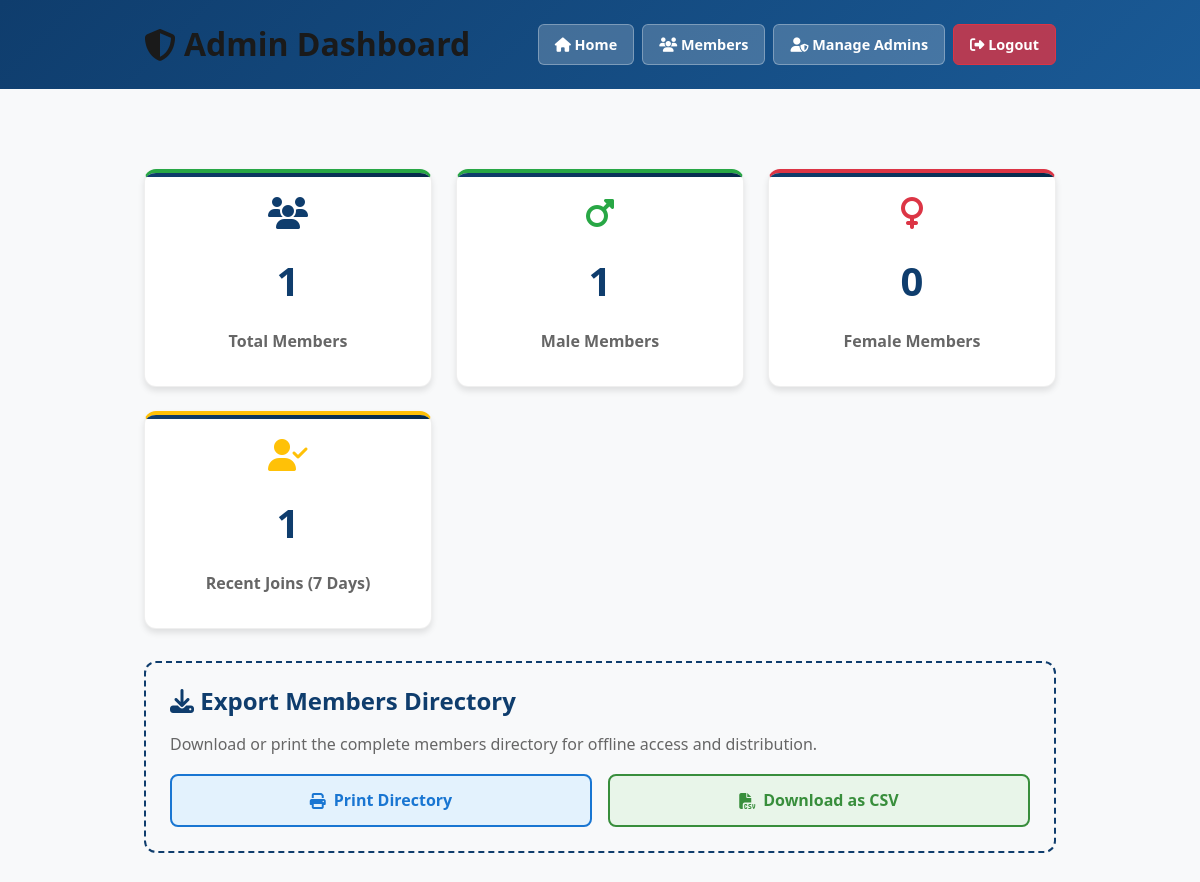
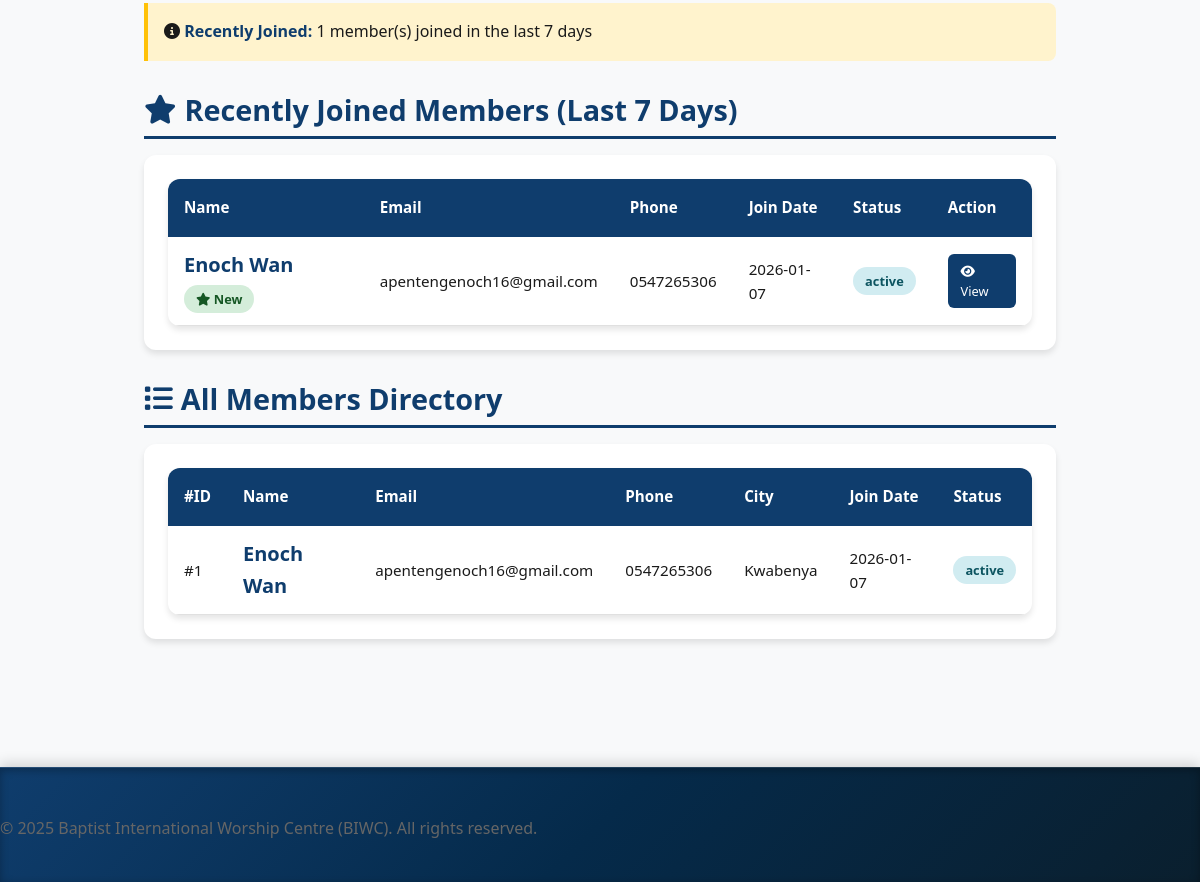
Screenshot of /admin/dashboard (signed in) with the database file from the repository (2 pictures, top to bottom).
### tables this page shows
CREATE TABLE members (
                id INTEGER PRIMARY KEY AUTOINCREMENT,
                first_name TEXT NOT NULL,
                last_name TEXT NOT NULL,
                email TEXT UNIQUE,
                phone TEXT,
                date_of_birth TEXT,
                gender TEXT,
                address TEXT,
                city TEXT,
                state TEXT,
                postal_code TEXT,
                marital_status TEXT,
                occupation TEXT,
                auxiliary_group TEXT,
                emergency_contact_name TEXT,
                emergency_contact_phone TEXT,
                spiritual_status TEXT,
                baptism_date TEXT,
                previous_church TEXT,
                skills_interests TEXT,
                membership_status TEXT DEFAULT 'active',
                join_date TIMESTAMP DEFAULT CURRENT_TIMESTAMP,
                last_updated TIMESTAMP DEFAULT CURRENT_TIMESTAMP
            );

### app.py (the view)
@app.route('/admin/dashboard')
@admin_login_required
def admin_dashboard():
    conn = get_db_connection()
    cursor = conn.cursor()
    cursor.execute('SELECT * FROM members ORDER BY join_date DESC')
    all_members = cursor.fetchall()
    seven_days_ago = (datetime.now() - timedelta(days=7)).strftime('%Y-%m-%d %H:%M:%S')
    cursor.execute('SELECT * FROM members WHERE join_date > ? ORDER BY join_date DESC', (seven_days_ago,))
    recent_members = cursor.fetchall()
    stats = get_member_stats()
    cursor.execute('SELECT COUNT(*) FROM members')
    total_all = cursor.fetchone()[0]
    conn.close()
    return render_template('admin_dashboard.html',
                         all_members=all_members,
                         recent_members=recent_members,
                         stats=stats,
                         total_all=total_all)

### app.py (called while the page is built)
def get_db_connection():
    conn = sqlite3.connect(DATABASE)
    conn.row_factory = sqlite3.Row
    return conn

def get_member_stats():
    conn = get_db_connection()
    cursor = conn.cursor()
    cursor.execute('SELECT COUNT(*) FROM members WHERE membership_status = ?', ('active',))
    total_members = cursor.fetchone()[0]
    cursor.execute('SELECT COUNT(*) FROM members WHERE gender = ? AND membership_status = ?', ('Male', 'active'))
    male_count = cursor.fetchone()[0]
    cursor.execute('SELECT COUNT(*) FROM members WHERE gender = ? AND membership_status = ?', ('Female', 'active'))
    female_count = cursor.fetchone()[0]
    conn.close()
    return {
        'total': total_members,
        'male': male_count,
        'female': female_count
    }

def admin_login_required(f):
    @wraps(f)
    def decorated_function(*args, **kwargs):
        if 'admin_logged_in' not in session or 'admin_member_id' not in session:
            flash('❌ Please log in as admin to access this page', 'error')
            return redirect(url_for('admin_login'))
        return f(*args, **kwargs)
    return decorated_function

### templates/admin_dashboard.html (shortened to what this page needs)
<!DOCTYPE html>
<html lang="en">
<head>
    <link rel="stylesheet" href="{{ url_for('static', filename='style.css') }}">
    <link rel="stylesheet" href="https://cdnjs.cloudflare.com/ajax/libs/font-awesome/6.4.0/css/all.min.css">
</head>
<body>
    <div class="admin-header">
        <div class="container">
            <h1>
                <i class="fas fa-shield-alt"></i> Admin Dashboard
            </h1>
            <div class="admin-controls">
                <a href="/">
                    <i class="fas fa-home"></i> Home
                </a>
                <a href="/members">
                    <i class="fas fa-users"></i> Members
                </a>
                <a href="/admin/manage-admins">
                    <i class="fas fa-user-shield"></i> Manage Admins
                </a>
                <a href="/admin/logout" class="btn-logout">
                    <i class="fas fa-sign-out-alt"></i> Logout
                </a>
            </div>
        </div>
    </div>
    <main class="main-content">
        <div class="container">
            <div class="dashboard-grid">
                <div class="admin-card stat-card">
                    <i class="fas fa-users" style="font-size: 2rem; color: var(--primary-color);"></i>
                    <div class="stat-number">{{ total_all }}</div>
                    <div class="stat-label">Total Members</div>
                </div>
                <div class="admin-card stat-card" style="border-top-color: #28a745;">
                    <i class="fas fa-mars" style="font-size: 2rem; color: #28a745;"></i>
                    <div class="stat-number">{{ stats.male }}</div>
                    <div class="stat-label">Male Members</div>
                </div>
                <div class="admin-card stat-card" style="border-top-color: #dc3545;">
                    <i class="fas fa-venus" style="font-size: 2rem; color: #dc3545;"></i>
                    <div class="stat-number">{{ stats.female }}</div>
                    <div class="stat-label">Female Members</div>
                </div>
                <div class="admin-card stat-card" style="border-top-color: #ffc107;">
                    <i class="fas fa-user-check" style="font-size: 2rem; color: #ffc107;"></i>
                    <div class="stat-number">{{ recent_members|length }}</div>
                    <div class="stat-label">Recent Joins (7 days)</div>
                </div>
            </div>
            <div class="export-section">
                <h3>
                    <i class="fas fa-download"></i> Export Members Directory
                </h3>
                <p style="color: #666; margin-bottom: 1rem;">
                    Download or print the complete members directory for offline access and distribution.
                </p>
                <div class="export-buttons">
                    <a href="/admin/print-directory" class="btn-export btn-print" target="_blank">
                        <i class="fas fa-print"></i> Print Directory
                    </a>
                    <a href="/admin/export-csv" class="btn-export btn-csv">
                        <i class="fas fa-file-csv"></i> Download as CSV
                    </a>
                </div>
            </div>
            {% if recent_members %}
            <div class="recent-badge">
                <i class="fas fa-info-circle"></i> <strong>Recently Joined:</strong> {{ recent_members|length }} member(s) joined in the last 7 days
            </div>
            {% endif %}
            <h2 class="section-title">
                <i class="fas fa-star"></i> Recently Joined Members (Last 7 Days)
            </h2>
            {% if recent_members %}
            <div class="members-table-container">
                <table class="members-table">
                    <thead>
                        <tr>
                            <th>Name</th>
                            <th>Email</th>
                            <th>Phone</th>
                            <th>Join Date</th>
                            <th>Status</th>
                            <th>Action</th>
                        </tr>
                    </thead>
                    <tbody>
                        {% for member in recent_members %}
                        <tr>
                            <td class="member-name">
                                {{ member.first_name }} {{ member.last_name }}
                                <span class="badge new"><i class="fas fa-star"></i> New</span>
                            </td>
                            <td>{{ member.email or 'N/A' }}</td>
                            <td>{{ member.phone or 'N/A' }}</td>
                            <td>{{ member.join_date[:10] }}</td>
                            <td>
                                <span class="badge member">{{ member.membership_status }}</span>
                            </td>
                            <td>
                                <div class="action-buttons">
                                    <a href="/member/{{ member.id }}">
                                        <i class="fas fa-eye"></i> View
                                    </a>
                                </div>
                            </td>
                        </tr>
                        {% endfor %}
                    </tbody>
                </table>
            </div>
            {% else %}
            <div class="no-data">
                <i class="fas fa-inbox"></i> No members joined in the last 7 days
            </div>
            {% endif %}
            <h2 class="section-title">
                <i class="fas fa-list"></i> All Members Directory
            </h2>
            {% if all_members %}
            <div class="members-table-container">
                <table class="members-table">
                    <thead>
                        <tr>
                            <th>#ID</th>
                            <th>Name</th>
                            <th>Email</th>
                            <th>Phone</th>
                            <th>City</th>
                            <th>Join Date</th>
                            <th>Status</th>
                        </tr>
                    </thead>
                    <tbody>
                        {% for member in all_members %}
                        <tr>
                            <td>#{{ member.id }}</td>
                            <td class="member-name">
                                <a href="/member/{{ member.id }}" style="color: var(--primary-color); text-decoration: none;">
                                    {{ member.first_name }} {{ member.last_name }}
                                </a>
                            </td>
                            <td>{{ member.email or 'N/A' }}</td>
                            <td>{{ member.phone or 'N/A' }}</td>
                            <td>{{ member.city or 'N/A' }}</td>
                            <td>{{ member.join_date[:10] }}</td>
                            <td>
                                <span class="badge member">{{ member.membership_status }}</span>
                            </td>
                        </tr>
                        {% endfor %}
                    </tbody>
                </table>
            </div>
            {% else %}
            <div class="no-data">
                <i class="fas fa-inbox"></i> No members found
            </div>
            {% endif %}
        </div>
    </main>
    <footer class="footer">
        <p>&copy; 2025 Baptist International Worship Centre (BIWC). All rights reserved.</p>
    </footer>
</body>
</html>

### static/style.css (style rules this page uses)
:root { --primary-color: #0f3d6d; --primary-light: #1a4d7a; --primary-dark: #052a4a; --secondary-color: #e74c3c; --secondary-light: #ff6b6b; --accent-color: #27ae60; --accent-light: #2ecc71; --light-color: #ecf0f1; --dark-color: #1a1a1a; --text-dark: #1a1a1a; --text-light: #666666; --border-color: #e0e0e0; --success-color: #27ae60; --error-color: #e74c3c; --warning-color: #f39c12; --info-color: #3498db; --gold-color: #f1c40f; --purple-color: #9b59b6; --spacing-xs: 0.25rem; --spacing-sm: 0.5rem; --spacing-md: 1rem; --spacing-lg: 1.5rem; --spacing-xl: 2rem; --spacing-2xl: 3rem; --radius-sm: 4px; --radius-md: 8px; --radius-lg: 12px; --shadow-sm: 0 1px 2px rgba(0, 0, 0, 0.05); --shadow-md: 0 4px 6px rgba(0, 0, 0, 0.1); --shadow-lg: 0 10px 15px rgba(0, 0, 0, 0.1); --shadow-xl: 0 20px 25px rgba(0, 0, 0, 0.15); --transition: all 0.3s ease; --gradient-primary: linear-gradient(135deg, #0f3d6d 0%, #052a4a 100%); --gradient-secondary: linear-gradient(135deg, #e74c3c 0%, #ff6b6b 100%); --gradient-accent: linear-gradient(135deg, #27ae60 0%, #2ecc71 100%); --gradient-gold: linear-gradient(135deg, #f1c40f 0%, #f39c12 100%); --gradient-purple: linear-gradient(135deg, #9b59b6 0%, #8e44ad 100%); }
* { margin: 0; padding: 0; box-sizing: border-box; }
html { scroll-behavior: smooth; font-size: 16px; }
body { font-family: 'Segoe UI', Tahoma, Geneva, Verdana, sans-serif; line-height: 1.6; color: var(--text-dark); background-color: #f8f9fa; }
h1, h2, h3, h4, h5, h6 { line-height: 1.2; margin-bottom: var(--spacing-md); color: var(--text-dark); }
h1 { font-size: 2rem; font-weight: 700; }
h2 { font-size: 1.75rem; font-weight: 700; }
h3 { font-size: 1.5rem; font-weight: 600; }
p { margin-bottom: var(--spacing-md); color: var(--text-light); }
a { color: var(--primary-color); text-decoration: none; transition: var(--transition); }
.container { width: 100%; padding: 0 var(--spacing-md); margin: 0 auto; }
@media (min-width: 768px) { .container { max-width: 750px; padding: 0 var(--spacing-lg); } }
@media (min-width: 1024px) { .container { max-width: 960px; } }
.main-content { padding: var(--spacing-2xl) 0; min-height: 60vh; }
.section-title { text-align: center; margin-bottom: var(--spacing-2xl); }
.stat-card { background: white; padding: var(--spacing-xl); border-radius: var(--radius-lg); box-shadow: 0 10px 30px rgba(0, 0, 0, 0.08), 0 2px 8px rgba(0, 0, 0, 0.04); text-align: center; transition: var(--transition); border: 1px solid rgba(224, 224, 224, 0.5); position: relative; overflow: hidden; }
.stat-card::before { content: ''; position: absolute; top: 0; left: 0; right: 0; height: 4px; background: var(--gradient-primary); }
.stat-number { font-size: 3rem; font-weight: 800; color: var(--primary-color); margin: var(--spacing-md) 0; }
.stat-label { font-size: 1rem; color: var(--text-light); font-weight: 600; text-transform: capitalize; margin-bottom: var(--spacing-sm); }
.member-name { font-size: 1.25rem; font-weight: 700; color: var(--text-dark); margin-bottom: var(--spacing-sm); }
table { width: 100%; border-collapse: collapse; background: white; border-radius: var(--radius-lg); overflow: hidden; box-shadow: var(--shadow-md); }
thead { background-color: var(--primary-color); color: white; }
th { padding: var(--spacing-md); text-align: left; font-weight: 600; }
td { padding: var(--spacing-md); border-bottom: 1px solid var(--light-color); }
.footer { background: linear-gradient(135deg, #0f3d6d 0%, #052a4a 50%, #0a1f2e 100%); color: white; padding: var(--spacing-2xl) 0 var(--spacing-lg); margin-top: var(--spacing-2xl); box-shadow: inset 0 2px 8px rgba(0, 0, 0, 0.3), 0 -4px 12px rgba(0, 0, 0, 0.15); border-top: 1px solid rgba(255, 255, 255, 0.1); }

### rows the page displays
members: first_name "Enoch", last_name "Wan", email "apentengenoch16@gmail.com", phone "0547265306", join_date "2026-01-07", membership_status "active", id "1", city "Kwabenya"

### other values shown
{{ total_all }} "1"
{{ stats.male }} "1"
{{ stats.female }} "0"
{{ recent_members|length }} "1"
